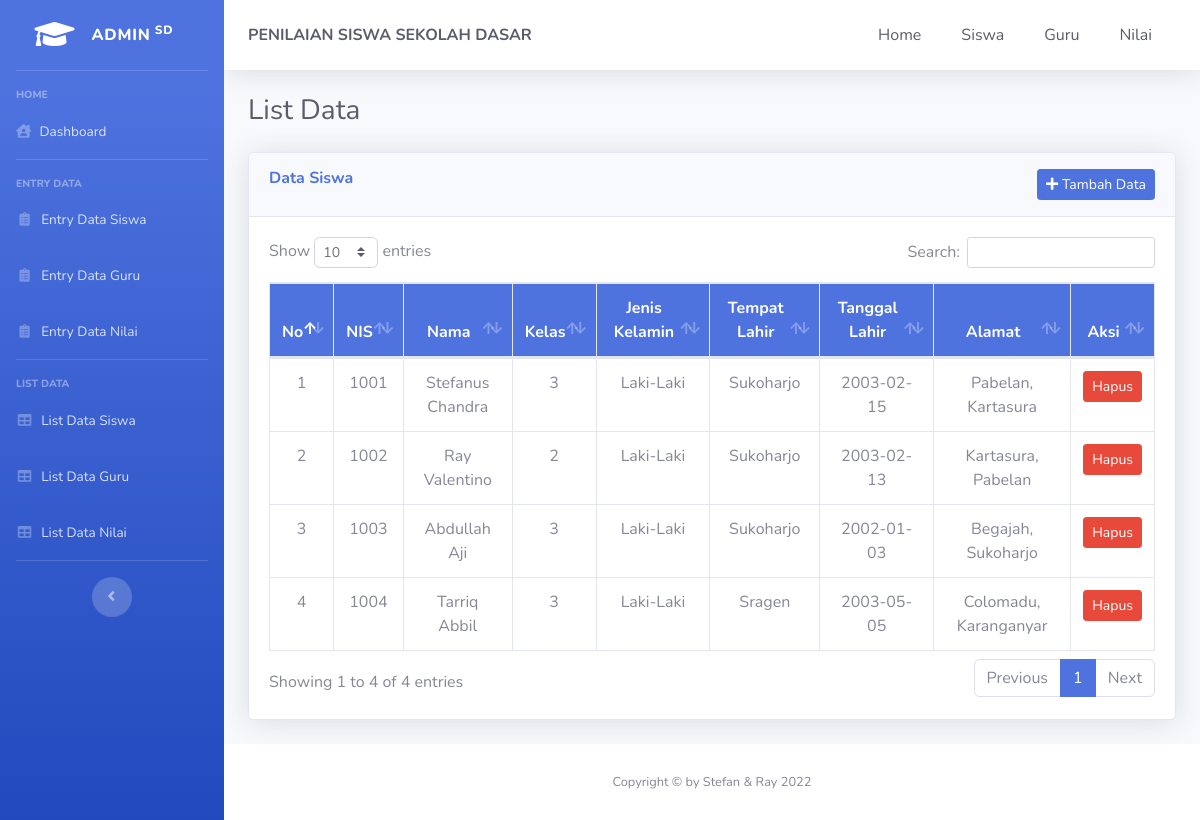
/index.php/home/TampilSiswa, run on the app's committed database.
### tables this page shows
CREATE TABLE `siswa` (
  `nis` int(11) NOT NULL,
  `nama_siswa` char(50) NOT NULL,
  `kelas` enum('1','2','3','4','5','6') NOT NULL,
  `jenis_kelamin` enum('Laki-Laki','Perempuan') NOT NULL,
  `tempat_lahir` char(30) NOT NULL,
  `tgl_lahir` date NOT NULL,
  `alamat` varchar(50) NOT NULL
);

### application/controllers/Home.php (called while the page is built, shortened)
<?php
class Home extends CI_Controller
{
    public function TampilSiswa()
    {
        $data['title'] = 'Sistem Penilaian Siswa';
        $data['siswa'] = $this->M_siswa->SemuaData();
        $this->load->view('home/header', $data);
        $this->load->view('home/sidebar');
        $this->load->view('home/navbar');
        $this->load->view('siswa/Tampil_siswa', $data);
        $this->load->view('home/footer');
    }
}

### index.php (called while the page is built, shortened)
<?php
require_once BASEPATH.'core/CodeIgniter.php';

### application/models/M_siswa.php (called while the page is built, shortened)
<?php
class M_siswa extends CI_Model
{
    public function SemuaData()
    {
        return $this->db->get('siswa')->result_array();
    }
}

### application/views/siswa/Tampil_siswa.php (the view)
<div id="content">
    <div class="container-fluid">
        <h1 class="h3 mb-4 text-gray-800">List Data</h1>
        <div class="row">
            <div class="col">
                <div class="card shadow mb-4">
                    <div class="card-header py-3 xl-5">
                        <h6 class="m-0 font-weight-bold text-primary">Data Siswa
                            <a href="<?= base_url('Home/TambahSiswa') ?>" class="btn btn-primary btn-sm float-right"><i class="fa fa-plus"></i> Tambah Data</a>
                        </h6>
                    </div>
                    <div class="card-body">
                        <div class="table-responsive">
                            <table class="table table-bordered text-center" id="dataTable" width="100%" cellspacing="0">
                                <thead class="bg-primary text-white">
                                    <tr>
                                        <th>No</th>
                                        <th>NIS</th>
                                        <th>Nama</th>
                                        <th>Kelas</th>
                                        <th>Jenis Kelamin</th>
                                        <th>Tempat Lahir</th>
                                        <th>Tanggal Lahir</th>
                                        <th>Alamat</th>
                                        <th>Aksi</th>
                                    </tr>
                                </thead>
                                <tbody>
                                    <?php
                                    $no = 1;
                                    foreach ($siswa as $s) : ?>
                                        <tr>
                                            <td><?= $no++; ?></td>
                                            <td><?= $s['nis']; ?></td>
                                            <td><?= $s['nama_siswa']; ?></td>
                                            <td><?= $s['kelas']; ?></td>
                                            <td><?= $s['jenis_kelamin']; ?></td>
                                            <td><?= $s['tempat_lahir']; ?></td>
                                            <td><?= $s['tgl_lahir']; ?></td>
                                            <td><?= $s['alamat']; ?></td>
                                            <td>
                                                <a href="<?= base_url() ?>Home/Hapus/nis/<?= $s['nis']; ?>/siswa" onclick=" return confirm('Apakah Anda Yakin Ingin Menghapus Data?')" class="btn btn-danger btn-sm">Hapus</a>
                                            </td>
                                        </tr>
                                    <?php endforeach; ?>
                                </tbody>
                            </table>
                        </div>
                    </div>
                </div>
            </div>
        </div>
    </div>
</div>

### data on the page
siswa: nis "1001", nama_siswa "Stefanus Chandra", kelas "3", jenis_kelamin "Laki-Laki", tempat_lahir "Sukoharjo", tgl_lahir "2003-02-15", alamat "Pabelan, Kartasura"
siswa: nis "1002", nama_siswa "Ray Valentino", kelas "2", jenis_kelamin "Laki-Laki", tempat_lahir "Sukoharjo", tgl_lahir "2003-02-13", alamat "Kartasura, Pabelan"
siswa: nis "1003", nama_siswa "Abdullah Aji", kelas "3", jenis_kelamin "Laki-Laki", tempat_lahir "Sukoharjo", tgl_lahir "2002-01-03", alamat "Begajah, Sukoharjo"
siswa: nis "1004", nama_siswa "Tarriq Abbil", kelas "3", jenis_kelamin "Laki-Laki", tempat_lahir "Sragen", tgl_lahir "2003-05-05", alamat "Colomadu, Karanganyar"
